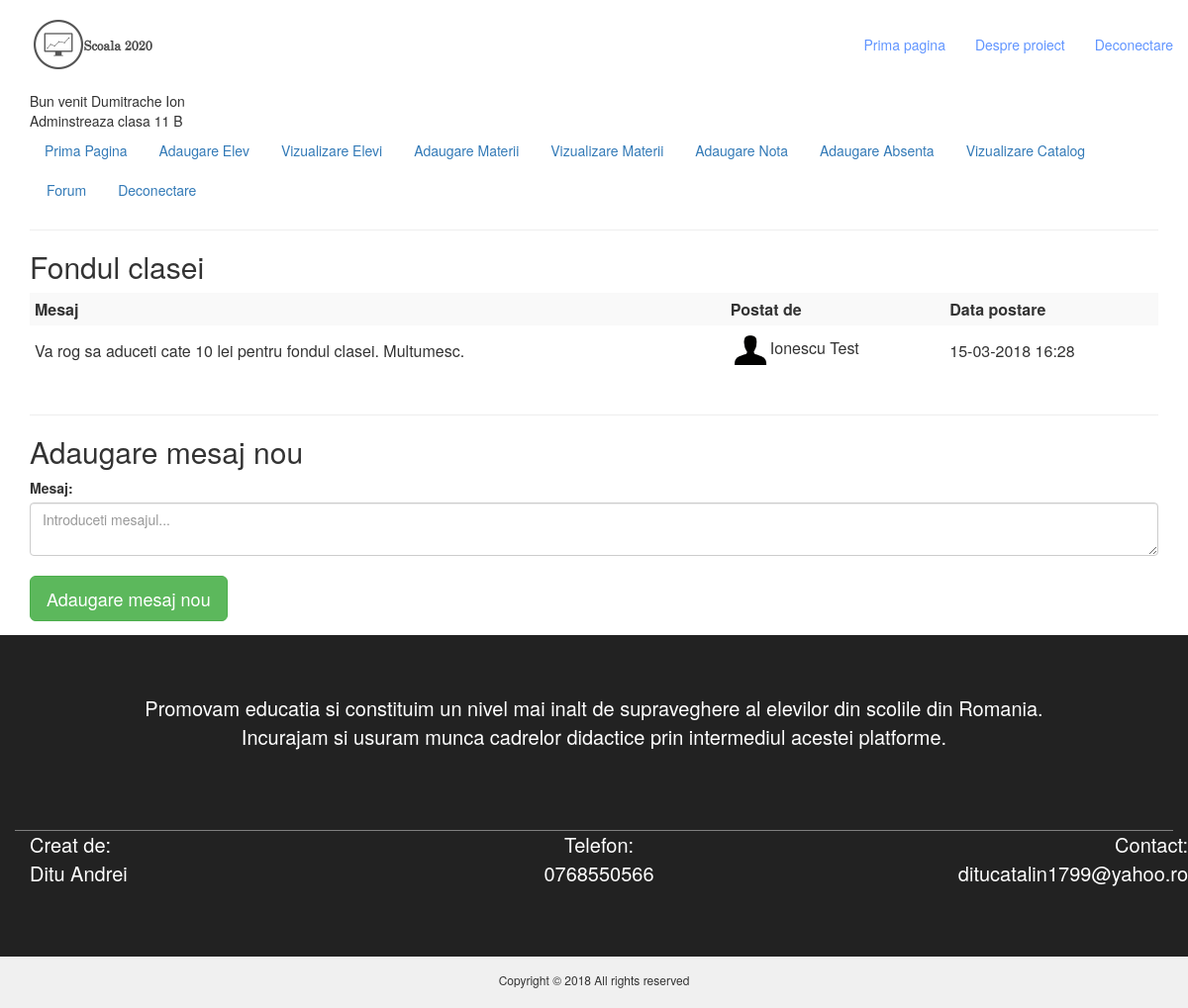
Screenshot of /diriginte_forum_subiect.php?id_subiect=2 (signed in) with the database file from the repository.
### tables this page shows
CREATE TABLE `forum_subiecte` (
  `id_subiect` bigint(20) NOT NULL,
  `id_clasa` int(11) NOT NULL,
  `denumire_subiect` text NOT NULL,
  `initiator` text NOT NULL,
  `data_adaugare` text NOT NULL
);

CREATE TABLE `forum_mesaje` (
  `id_mesaj` bigint(20) NOT NULL,
  `id_subiect` bigint(20) NOT NULL,
  `mesaj` text NOT NULL,
  `id_autor` int(11) NOT NULL,
  `data_adaugare` bigint(20) NOT NULL
);

CREATE TABLE `utilizatori` (
  `id_utilizator` int(11) NOT NULL,
  `nume` text NOT NULL,
  `email` text NOT NULL,
  `parola` text NOT NULL,
  `tip_utilizator` int(11) NOT NULL COMMENT '1 - parinte, 2 - profesor, 3 - admin',
  `id_elev` int(11) NOT NULL DEFAULT '0'
);

### configurare.php (called while the page is built, shortened)
<?php
$caleInterna = realpath(dirname(__FILE__)).DIRECTORY_SEPARATOR;
$caleExterna = 'http://localhost/scoala2020/';
require $caleInterna.'inc/engine.class.php';
$engine = new engine($caleInterna, $caleExterna);
?>

### diriginte_forum_subiect.php (the view, shortened to what this page needs)
<?php
require 'configurare.php';
$engine->VerificareProfesor();
$engine->InitializarePagina('Forum | Platforma Scoala 2020');
$engine->AfisareMeniu();
$engine->InitializareConexiuneDB();
$engine->AfisareMeniuDiriginte();
$id_subiect = intval($_GET['id_subiect']);
$subiect = $engine->db->query("select * from forum_subiecte where id_subiect = $id_subiect");
$subiect = $subiect->fetch(PDO::FETCH_ASSOC);
echo '<h2> '.$subiect['denumire_subiect'].' </h2>';
$rezultat = $engine->db->query("select a.*, b.nume from forum_mesaje as a left join utilizatori as b on b.id_utilizator=a.id_autor where a.id_subiect = ".$id_subiect." order by data_adaugare ASC");
if($rezultat->rowCount()>=1)
{
    echo '<table class="table-condensed table-striped" style="width:100%">
<tr>
    <th>Mesaj</th>
    <th>Postat de</th>
    <th>Data postare</th>
</tr>';
    while( $row = $rezultat->fetch(PDO::FETCH_ASSOC) )
    {
        echo '<tr>
                    <td> '.$row['mesaj'].' </td>
                    <td><img src="img/user.png" style="width:40px">'.$row['nume'].'</td>
                    <td>'.date('d-m-Y H:i', $row['data_adaugare']).'</td>
        </tr>';
    }
    echo '</table>';
}
else
    echo '<option value="-1"> Nu exista niciun mesaj </option>';
?>
<br>
<hr>
<h2> Adaugare mesaj nou </h2>
<form action="" method="POST">
    <label for="mesaj"> Mesaj: </label>
    <textarea name="mesaj" id="mesaj" class="form-control" placeholder="Introduceti mesajul..." required></textarea>
    <br>
    <input type="submit" name="butonAdaugare" value="Adaugare mesaj nou" class="btn btn-success btn-lg">
    <br>
</form>

### css/style.css (style rules this page uses)
.navbar-brand { padding: 0; }
.navbar-brand .logo, .navbar-brand .logo-alt { max-width: 100%; max-height: 100%; margin-top: 10px; }
#nav { padding: 10px 0px; background: #FFF; -webkit-transition: 0.2s padding; transition: 0.2s padding; z-index: 999; }
#nav.navbar { border: none; border-radius: 0; margin-bottom: 0px; }
#nav.nav-transparent { background: transparent; }
@media only screen and (min-width: 768px) { .main-nav li { padding: 10px 15px; } }
@media only screen and (min-width: 768px) { .main-nav li a { font-size: 14px; -webkit-transition: 0.2s color; transition: 0.2s color; } }
@media only screen and (min-width: 768px) { .main-nav>li>a { color: #10161A; padding: 15px 0px; } }
@media only screen and (min-width: 768px) { #nav.nav-transparent:not(.fixed-nav) .main-nav>li>a { color: #6195FF; } }
@media only screen and (min-width: 768px) { .main-nav>li>a:after { content: ""; display: block; background-color: #6195FF; height: 2px; width: 0%; -webkit-transition: 0.2s width; transition: 0.2s width; } }
footer { background-color:#222222; padding: 60px 0px; }
.footer-top { padding-bottom:50px; }
.copyright { background-color:#f0f0f0; }
.copyright p { font-size:12px; padding:15px 0 10px 0; }
.paragrafu1 { text-align: center; color: white; font-size: 20px; }
.paragrafu2 { text-align: left; color: white; font-size: 20px; }
.paragrafu3 { text-align: right; color: white; font-size: 20px; }

### rows the page displays
forum_subiecte: denumire_subiect "Fondul clasei"
forum_mesaje: mesaj "Va rog sa aduceti cate 10 lei pentru fondul clasei. Multumesc.", utilizatori.nume "Ionescu Test", data_adaugare "15-03-2018 16:28"

### other values shown
$_SESSION['nume_utilizator'] "Dumitrache Ion"
$_SESSION['denumire_clasa_diriginte'] "11 B"
